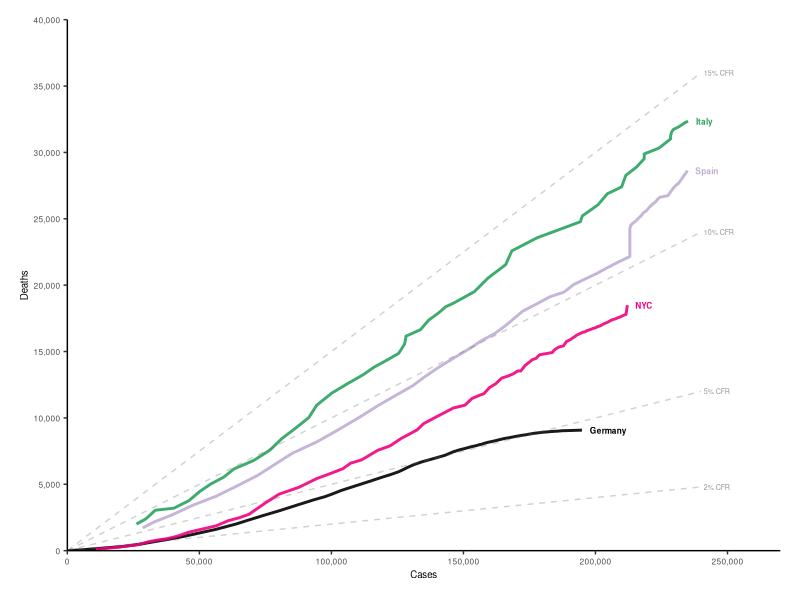

R code for this plot:
## ---- chunk 1
library(tibble)
score_table <- tibble(`Transparency criteria` = c("Study purpose", "Data availability statement", "Data location", "Study location", "Author review", "Ethics statement", "Funding statement", "Code availability"),
                      Score = c("Yes", "Yes", "Data location not stated", "No", "Tier 4", "No", "Yes", "Yes")
                      
                    
                      )

knitr::kable(score_table)

## ---- chunk 2
### Monitoring trends and differences in COVID-19 case fatality  ##############
### rates using decomposition methods: A demographic perspective ##############

  ### Last updated: 2020-07-22 11:18:52 CEST
  
  ### Contact:
  ### riffe@demogr.mpg.de
  ### acosta@demogr.mpg.de
  ### dudel@demogr.mpg.de


### Packages ##################################################################

  library(tidyverse)
  library(ggrepel)
  library(scales)
  library(here)


### Load data #################################################################

  # Load data
  db_gh <- read_csv(here("Data/inputdata.csv"))
view(db_gh)

### Aggregate data ############################################################

  # Filter date
  db_gh$Date <- as.Date(db_gh$Date,"%d.%m.%y")
  db_gh2 <- db_gh %>% filter(Date<=as.Date("30.06.2020","%d.%m.%y"))
  
  # Set New York as "country" (easier handling)
  db_gh2$Country[db_gh2$Country=="USA" & db_gh2$Region == "NYC"] <- "NYC"
  
  # Sum data over age groups
  db_gh2 <- db_gh2 %>% 
    filter(!Country %in% c("China","USA","South Korea") & Sex == "b") %>% 
    group_by(Country, Code,Date) %>% 
    summarise(Cases = sum(Cases),
              Deaths = sum(Deaths))

  # Exclude bolletino 
  db_gh2 <- db_gh2 %>%
    filter(str_sub(Code, 1, 5) != "ITbol")
  
  # Sort by date
  db_gh2 <- db_gh2 %>% group_by(Country) %>% arrange(Date)
  
  # Smooth reporting issues cases
  for(country in unique(db_gh2$Country)) {
    
    days <- db_gh2$Date[db_gh2$Country==country]
    
    for(day in 2:length(days)) {
      current <- db_gh2$Cases[db_gh2$Country==country & db_gh2$Date==days[day]]
      previous <- db_gh2$Cases[db_gh2$Country==country & db_gh2$Date==days[day-1]]
      
      if(current<previous) db_gh2$Cases[db_gh2$Country==country & db_gh2$Date==days[day]] <- previous
      
    }
    
  }

  # Smooth reporting issues deaths
  for(country in unique(db_gh2$Country)) {
    
    days <- db_gh2$Date[db_gh2$Country==country]
    
    for(day in 2:length(days)) {
      current <- db_gh2$Deaths[db_gh2$Country==country & db_gh2$Date==days[day]]
      previous <- db_gh2$Deaths[db_gh2$Country==country & db_gh2$Date==days[day-1]]
      
      if(current<previous) db_gh2$Deaths[db_gh2$Country==country & db_gh2$Date==days[day]] <- previous
      
    }
    
  }
  

### Plot settings #############################################################

  # Set colors
  col_country <- c("Germany" = "black",
                   "Italy" = "#2ca25f",
                   "NYC"="#f0027f",
                   "Spain"="#beaed4",
                   "South Korea"="#fdc086")#,
                   #"USA"="#386cb0")
  
  cols <- c("black",
            "#2ca25f",
            "#f0027f",
            "#beaed4",
            "#fdc086")#,
            #"#386cb0")
  
  
  # Axis
  labs <- db_gh2 %>%
    group_by(Country) %>% 
    filter(Cases == max(Cases)) %>% 
    mutate(Cases = Cases + 3000)
  
  # Including all reports
  tx <- 6
  lim_x <- 240000

### Plot ######################################################################

  db_gh2 %>% 
    ggplot(aes(Cases, Deaths, col = Country))+
    geom_line(size = 1, alpha = .9)+
    scale_x_continuous(expand = c(0,0), breaks = seq(0, 300000, 50000), limits = c(0, lim_x + 30000), labels = comma)+
    scale_y_continuous(expand = c(0,0), breaks = seq(0, 40000, 5000), limits = c(0, 40000), labels = comma)+
    annotate("segment", x = 0, y = 0, xend = lim_x, yend = lim_x * .02, colour = "grey40", size = .5, alpha = .3, linetype = 2)+
    annotate("segment", x = 0, y = 0, xend = lim_x, yend = lim_x * .05, colour = "grey40", size = .5, alpha = .3, linetype = 2)+
    annotate("segment", x = 0, y = 0, xend = lim_x, yend = lim_x * .10, colour = "grey40", size = .5, alpha = .3, linetype = 2)+
    annotate("segment", x = 0, y = 0, xend = lim_x, yend = lim_x * .15, colour = "grey40", size = .5, alpha = .3, linetype = 2)+
    annotate("text", label = "2% CFR", x = lim_x + 1000, y = lim_x * .02,
             color="grey30", size = tx * .3, alpha = .6, hjust = 0, lineheight = .8) +
    annotate("text", label = "5% CFR", x = lim_x + 1000, y = lim_x * .05,
             color="grey30", size = tx * .3, alpha = .6, hjust = 0, lineheight = .8) +
    annotate("text", label = "10% CFR", x = lim_x + 1000, y = lim_x * .10,
             color="grey30", size = tx * .3, alpha = .6, hjust = 0, lineheight = .8) +
    annotate("text", label = "15% CFR", x = lim_x + 1000, y = lim_x * .15,
             color="grey30", size = tx * .3, alpha = .6, hjust = 0, lineheight = .8) +
    scale_colour_manual(values = cols)+
    geom_text(data = labs, aes(Cases, Deaths, label = Country),
              size = tx * .35, hjust = 0, fontface = "bold") +
    theme_classic()+
    labs(x = "Cases", 
         y = "Deaths")+
    theme(
      panel.grid.minor = element_blank(),
      legend.position = "none",
      plot.margin = margin(5,5,5,5,"mm"),
      axis.text.x = element_text(size = tx),
      axis.text.y = element_text(size = tx),
      axis.title.x = element_text(size = tx + 1),
      axis.title.y = element_text(size = tx + 1)
    )
  

